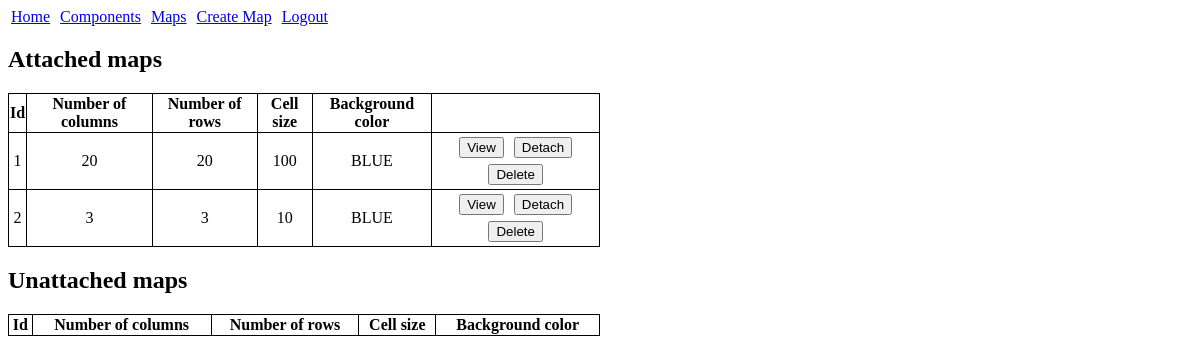
/racemap/maps (signed in), run on an earlier commit of the app's database.
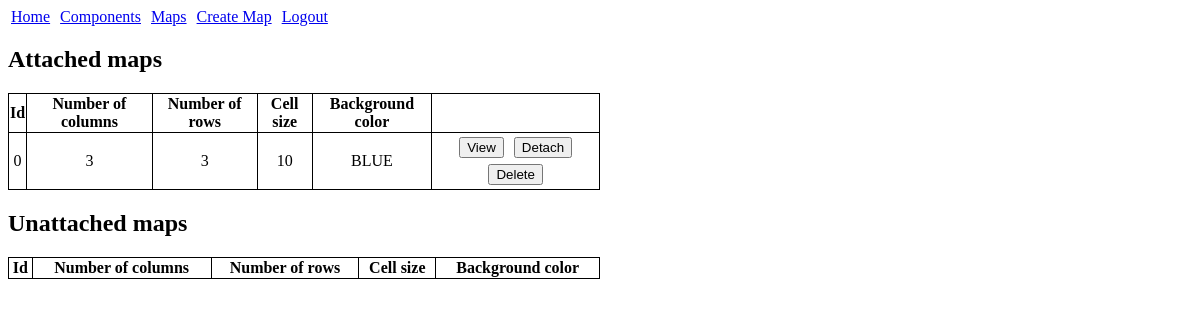
And on a later commit of the database.
### RaceMapApp/models.py (models this page shows, shortened)
class Map(models.Model):
    class BackgroundColor(models.TextChoices):
        BLUE = "BLUE", _("BLUE")
        RED = "RED", _("RED")
        GREEN = "GREEN", _("GREEN")
        WHITE = "WHITE", _("WHITE")
        BLACK = "BLACK", _("BLACK")
        ORANGE = "ORANGE", _("ORANGE")
        PINK = "PINK", _("PINK")
        GRAY = "GRAY", _("GRAY")
        YELLOW = "YELLOW", _("YELLOW")
        PURPLE = "PURPLE", _("PURPLE")
    id = models.IntegerField(primary_key=True)
    num_cols = models.IntegerField()
    num_rows = models.IntegerField()
    cellsize = models.IntegerField()
    bg_color = models.CharField(max_length=10, choices=BackgroundColor.choices, default=BackgroundColor.WHITE)
    users = models.ManyToManyField(User, related_name="maps")

### RaceMapApp/views.py (the view, shortened to what this page needs)
# urls.py: path("maps", views.maps),
@login_required
def maps(request):
    attached_maps = list(User.objects.get(username=request.user).maps.all())
    unattached_maps = list(Map.objects.exclude(users__username=request.user))
    return render(request, "maps.html", {"attached_maps": attached_maps, "unattached_maps": unattached_maps})

### RaceMapApp/templates/maps.html (shortened to what this page needs)
{% extends "base.html" %}
{% block body %}
    <h2>Attached maps</h2>
    <table>
        <thead>
            <tr>
                <th>Id</th>
                <th>Number of columns</th>
                <th>Number of rows</th>
                <th>Cell size</th>
                <th>Background color</th>
            </tr>
        </thead>
        <tbody>
            {% for map in attached_maps %}
                <tr>
                    <td>{{ map.id }}</td>
                    <td>{{ map.num_cols }}</td>
                    <td>{{ map.num_rows }}</td>
                    <td>{{ map.cellsize }}</td>
                    <td>{{ map.bg_color }}</td>
                    <td>
                        <form method="post">
                            <input type="submit" name="submit" value="View">
                            <input type="submit" name="submit" value="Detach">
                            <input type="submit" name="submit" value="Delete">
                        </form>
                    </td>
                </tr>
            {% endfor %}
        </tbody>
    </table>
    <h2>Unattached maps</h2>
    <table>
        <thead>
            <tr>
                <th>Id</th>
                <th>Number of columns</th>
                <th>Number of rows</th>
                <th>Cell size</th>
                <th>Background color</th>
            </tr>
        </thead>
    </table>
{% endblock %}

### RaceMapApp/templates/base.html (shortened to what this page needs)
<html>
    <head>
    </head>
    <body>
        <div>
            <a class="url" href="/">Home</a>
            {% if request.user.is_authenticated %}
                <a class="url" href="/racemap/components">Components</a>
                <a class="url" href="/racemap/maps">Maps</a>
                <a class="url" href="/racemap/create_map">Create Map</a>
                <a class="url" href="/accounts/logout">Logout</a>
            {% else %}
                <a class="url" href="/accounts/login">Login</a>
                <a class="url" href="/accounts/register">Register</a>
            {% endif %}
        </div>
        {% block body %}
        {% endblock %}
    </body>
</html>

### RaceMapApp/templates/base.html (style rules this page uses)
.url { padding: 3px; }

### RaceMapApp/templates/maps.html (style rules this page uses)
table { width: 50%; }
table, thead, tbody, td, th { border: 1px solid black; border-collapse: collapse; }
th, td { text-align: center; }
input { margin: 3px; }
form { margin-bottom: 0px; }

What changed in the data, as far as the page shows it:
removed Map: id "1", num_cols "20", num_rows "20", cellsize "100", bg_color "BLUE"
removed Map: id "2", num_cols "3", num_rows "3", cellsize "10", bg_color "BLUE"
added Map: id "0", num_cols "3", num_rows "3", cellsize "10", bg_color "BLUE"
